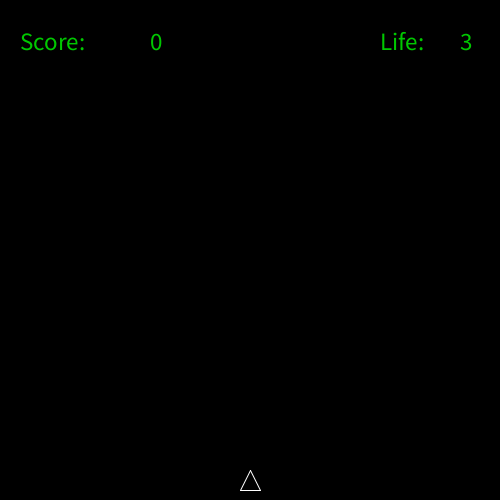
Frame 1 (no input)
Frame 60 (the mouse pressed at the canvas centre just before this capture): identical to frame 1, image omitted
Frame 120 (the mouse held since frame 60 and released just before this capture): identical to frame 1, image omitted

The Processing sketch that drew this single still picture (run headless with seeded random() and noise(); from frame 60 on, the mouse is pressed at the canvas centre):

// Processing sketch: SpaceAttack00
// ── SpaceAttack00.pde
/*

SpaceAttack00.pde

31.05.2017  V1.0    A.Bucher     created

Space attack game.

Cannon is at bottom, move left/right with A/D keys, fire with X key.
Enemy (Target) attacks from the top, moves down. If target hits player: Reduce life. If bullet hits Target: Add score.
If enemy passes bottom: Do nothing.
G to start, P for pause, Q to quit

Step 00: Basic program structure, color definitions, definition of vars, draw player, show score

*/

color white  = color(255, 255, 255);
color black  = color(0, 0, 0);
color green  = color(0, 200, 0);
color yellow = color(200, 200, 0);
color red    = color(200, 0, 0);

color screenC = black;
color playerC = white;
color bulletC = white;
color textC = green;

int playerSize = 20;

int sizeX = 500;
int sizeY = 500;

int playerX = sizeX / 2; 
int playerY = sizeY - 10 - playerSize;

int score = 0;
int life = 3;

int playerDirection = 0; // direction: -1 left, 0 stop, 1 right
int playerFire = 0;      // 0: stop, 1: active

int gameMode = 1; // 0 = game over, 1 = intro, 2 - init game, 3 = in game, 4 = pause, 5 = end game, 6 = enter highscore, 7 = finalize, 8-9 = no used 

void setup()
{
  size(500, 500);
  textSize(36);
}

void draw()
{
  background(screenC); // erase screen
  
  // println(playerDirection);
  // println(playerX);
  
  // show the objects on screen

  stroke(playerC); // define player color

  // show the player
  line(playerX, playerY, playerX + playerSize/2, playerY + playerSize);
  line(playerX, playerY, playerX - playerSize/2, playerY + playerSize);
  line(playerX + playerSize/2, playerY + playerSize, playerX - playerSize/2, playerY + playerSize);

  // show the target
  
  // show the bullet
 
  // display the score
  fill(textC);
  textSize(25);
  text("Score:", 20, 50); 
  text(score, 150, 50); 
  textSize(36);

  // display the lives
  fill(textC);
  textSize(25);
  text("Life:", sizeX - 120, 50); 
  text(life, sizeX - 40, 50); 
  textSize(36);

}


// check if a key has been pressed
void keyPressed(KeyEvent e)
{
  switch (key)
  {
    case 'a': // left
    {
      playerDirection = -1;
      break;
    }
  
    case 'd': // right
    {
      playerDirection = 1;
      break;
    }
  }
}


// check if a key has been released
void keyReleased(KeyEvent e)
{
  switch (key)
  {
    case 'a': // left
    {
      playerDirection = 0;
      break;
    }
  
    case 'd': // right
    {
      playerDirection = 0;
      break;
    }
  }
}
